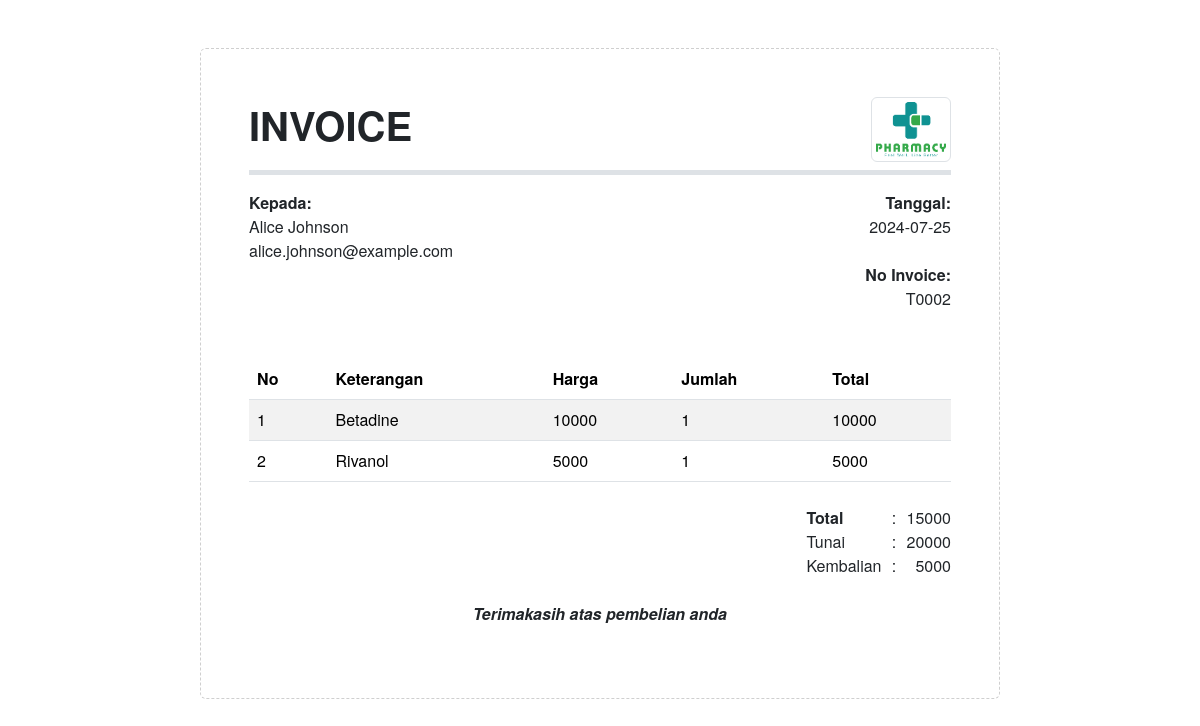
The page /GenerateReportPhamarcy/index.php?fk=T0002 on the database its author committed.
### tables this page shows
CREATE TABLE `tb_transaksi` (
  `kode_transaksi` varchar(255) NOT NULL,
  `id_pelanggan` int(11) NOT NULL,
  `total_pembelian` double NOT NULL,
  `total_dibayarkan` double NOT NULL,
  `total_kembalian` double NOT NULL,
  `tgl_transaksi` date NOT NULL DEFAULT current_timestamp()
);

CREATE TABLE `tb_pelanggan` (
  `id_pelanggan` int(11) NOT NULL,
  `nama_pelanggan` varchar(255) NOT NULL,
  `email` varchar(255) NOT NULL,
  `no_telp` varchar(255) NOT NULL,
  `alamat` varchar(255) NOT NULL,
  `tgl_dibuat` date DEFAULT current_timestamp()
);

CREATE TABLE `tb_entry_transaksi` (
  `id_entry_transaksi` int(11) NOT NULL,
  `kode_transaksi` varchar(255) NOT NULL,
  `kode_obat` varchar(255) NOT NULL,
  `nama_obat` varchar(255) NOT NULL,
  `quantity` int(11) NOT NULL,
  `harga_item` int(11) NOT NULL,
  `total` double NOT NULL
);

### GenerateReportPhamarcy/index.php (the view, shortened to what this page needs)
<?php
    include "config/koneksi.php";
?>
<!DOCTYPE html>
<html lang="en">
  <head>
    <link
      href="https://cdn.jsdelivr.net/npm/bootstrap@5.3.3/dist/css/bootstrap.min.css"
      rel="stylesheet"
    />
    <link rel="stylesheet" href="./style/global.css" />
  </head>
  <body onload="window.print()">
    <main class="p-5 mx-auto mt-5 rounded">
      <div class="border-bottom border-5 pb-2 mb-3 d-flex justify-content-between align-items-center">
        <h1 class="fw-bold">INVOICE</h1>
        <img src="./assets/my-logo.png" class="img-fluid img-thumbnail" width="80" alt="logo">
      </div>
      <div>
        <?php
            $a = mysqli_query($con,"SELECT * FROM tb_transaksi WHERE kode_transaksi = '$_GET[fk]'");
            while($r=mysqli_fetch_array($a)){
        ?>
          <table style="width: 100%">
            <tr>
              <th class="text-start">Kepada:</th>
              <th class="text-end">Tanggal:</th>
            </tr>
            <?php
              $query = "SELECT * FROM tb_pelanggan WHERE id_pelanggan = " . $r['id_pelanggan'];
              $a = mysqli_query($con, $query);
              while($UserResult=mysqli_fetch_array($a)){
            ?>
              <tr>
                <td class="text-start"><?= $UserResult['nama_pelanggan'] ?></td>
                <td class="text-end"><?= $r['tgl_transaksi'] ?></td>
              </tr>
              <tr>
                <td class="text-start" colspan="2"><?= $UserResult['email'] ?></td>
              </tr>
            <?php } ?>
            <tr>
              <th class="text-end" colspan="2">No Invoice:</th>
            </tr>
            <tr>
              <td class="text-end" colspan="2"><?= $r['kode_transaksi'] ?></td>
            </tr>
          </table>
        <?php } ?>
      </div>
      <div class="mt-5">
        <table class="table table-striped">
          <thead>
            <tr>
              <th scope="col">No</th>
              <th scope="col">Keterangan</th>
              <th scope="col">Harga</th>
              <th scope="col">Jumlah</th>
              <th scope="col">Total</th>
            </tr>
          </thead>
          <tbody>
            <?php
                $no=0;
                $a = mysqli_query($con,"SELECT * FROM tb_entry_transaksi WHERE kode_transaksi = '$_GET[fk]'");
                while($r=mysqli_fetch_array($a)){
                $no++
            ?>
              <tr>
                <td><?php echo $no ?></td>
                <td><?php echo $r['nama_obat'] ?></td>
                <td><?php echo $r['harga_item'] ?></td>
                <td><?php echo $r['quantity'] ?></td>
                <td><?php echo $r['total'] ?></td>
              </tr>
            <?php } ?>
          </tbody>
        </table>
      </div>
      <div class="d-flex justify-content-end mt-4">
        <table style="width: max-content;">
          <?php
                $a = mysqli_query($con,"SELECT * FROM tb_transaksi WHERE kode_transaksi = '$_GET[fk]'");
                while($r=mysqli_fetch_array($a)){
          ?>
            <tr>
              <th class="text-start">Total</th>
              <td class="text-end text-center" style="width: 25px;">:</td>
              <td class="text-end"><?php echo $r['total_pembelian'] ?></td>
            </tr>
            <tr>
              <td class="text-start">Tunai</td>
              <td class="text-end text-center" style="width: 25px;">:</td>
              <td class="text-end"><?php echo $r['total_dibayarkan'] ?></td>
            </tr>
            <tr>
              <td class="text-start">Kembalian</td>
              <td class="text-end text-center" style="width: 25px;">:</td>
              <td class="text-end"><?php echo $r['total_kembalian'] ?></td>
            </tr>
          <?php } ?>
        </table>
      </div>
      <div class="text-center my-4">
        <p class="fw-bold fst-italic">Terimakasih atas pembelian anda</p>
      </div>
    </main>
  </body>
</html>

### GenerateReportPhamarcy/style/global.css (style rules this page uses)
* { margin: 0; padding: 0; box-sizing: border-box; }
body { font-family: 'Helvetica Neue', 'Helvetica', Helvetica, Arial, sans-serif; }
main { max-width: 800px; border: 1px dashed rgb(207, 207, 207); }

### rows shown on the page
tb_transaksi: tgl_transaksi "2024-07-25", kode_transaksi "T0002", total_pembelian "15000", total_dibayarkan "20000", total_kembalian "5000"
tb_pelanggan: nama_pelanggan "Alice Johnson", email "alice.johnson@example.com"
tb_entry_transaksi: nama_obat "Betadine", harga_item "10000", quantity "1", total "10000"
tb_entry_transaksi: nama_obat "Rivanol", harga_item "5000", quantity "1", total "5000"
